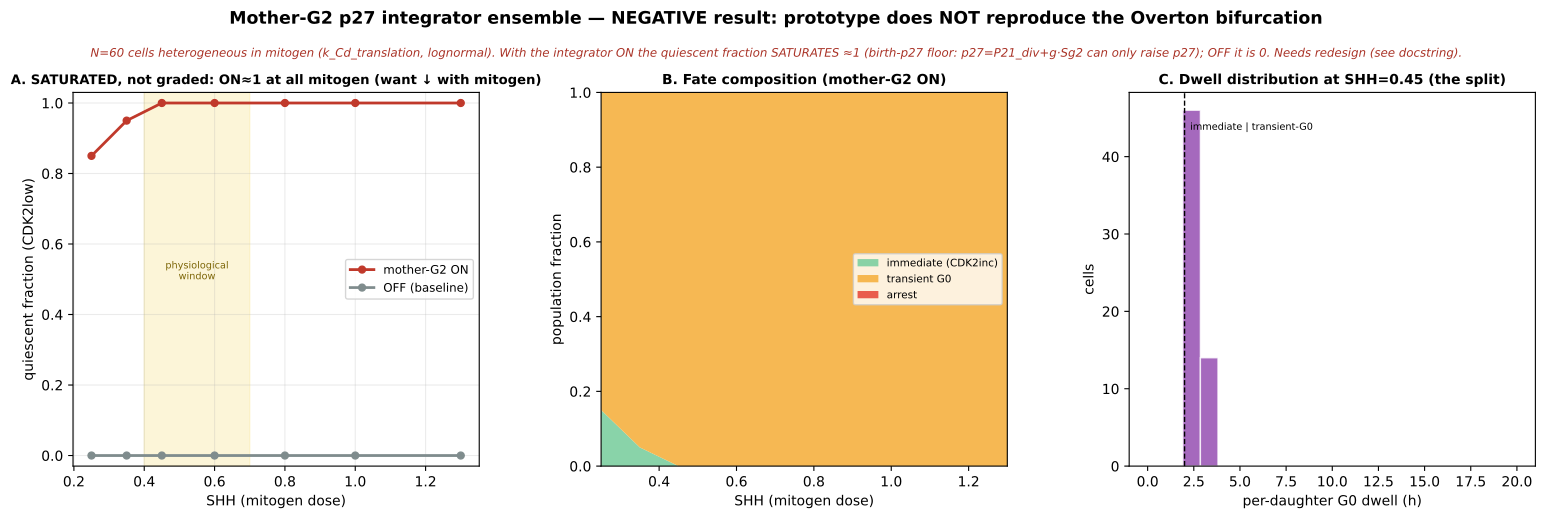

Write the Python code that produced this figure.
"""Figure/DIAGNOSTIC: mother-G2 p27 integrator ensemble across mitogen (two-step base, v44).

RESULT (2026-07-13): this ensemble is a NEGATIVE result -- the prototype does NOT reproduce the Overton
graded->binary bifurcation. With the integrator ON the quiescent fraction saturates near 1.0 (and is
slightly INVERTED with mitogen); OFF it is 0. Two design flaws exposed:
  (1) BIRTH-P27 FLOOR: birth p27 = P21_div + g_moth*Sg2 can only RAISE p27 above the P21_div=0.6 floor,
      so high-mitogen cells can never drop into the immediate/CDK2inc basin -> no low-quiescent tail.
  (2) FREQUENCY CONFOUND: Sg2 integrates over G2 and is confounded by cycle frequency (fast cycling ->
      more G2 events), competing with the mitogen-deficit signal.
FIX (for a future session): birth p27 should be SET by (not added to) a low-pass mitogen tracker with a
LOW floor (so high mitogen -> immediate, low mitogen -> quiescent), and Sg2 made a level-tracker
(dSg2/dt = k*(deficit - Sg2)) rather than a reset integral. Kept as the diagnostic + ensemble scaffold.


Exploratory. Builds on the TWO-STEP Rb base (CyclinD1/p27-ratio commitment), where the inherited birth
p27 is the fate-setter -- the mother-G2 integrator is directionally correct there (low mother-G2 mitogen
-> arrest/quiescent; high -> immediate), unlike on the single-step model where the daughter's own CyclinD1
dominates. An ENSEMBLE of cells heterogeneous in mitogen response (k_Cd_translation, lognormal) is swept
across mitogen (SHH); at each level the population splits into cycling (CDK2inc/immediate) vs quiescent
(CDK2low/transient-G0 + arrest). Spencer/Overton: physiological mitogen sits INSIDE the bistable window.

Run: ./venv/bin/python simulations/fig_v44_mother_g2_ensemble.py [--workers N]
"""
import os, sys, multiprocessing as mp
import numpy as np
import matplotlib
matplotlib.use("Agg")
import matplotlib.pyplot as plt
from matplotlib.gridspec import GridSpec
sys.path.insert(0, os.path.dirname(os.path.dirname(os.path.abspath(__file__))))
from src.build_model_v44_heldt import build_model_v44

KTL0 = 0.801
MG2 = dict(k_sg2=0.008, g_moth=3.0, K_mit_g2=1.5)   # mother-G2 calibration (right direction on two-step)
N_CELLS = 60
SHH_SWEEP = np.array([0.25, 0.35, 0.45, 0.6, 0.8, 1.0, 1.3])
T_END, N_PTS, SETTLE, DWELL_CUT = 14000, 28000, 5000, 2.0

_RR_ON = _RR_OFF = None
def _init(_):
    global _RR_ON, _RR_OFF
    import tellurium as te
    _RR_ON = te.loada(build_model_v44(with_two_step_rb=True, with_mother_g2=True))
    _RR_OFF = te.loada(build_model_v44(with_two_step_rb=True, with_mother_g2=False))
    for r in (_RR_ON, _RR_OFF):
        r.integrator.setValue('absolute_tolerance', 1e-8); r.integrator.setValue('relative_tolerance', 1e-6)
        try:
            r.integrator.setValue('maximum_num_steps', 2000000); r.integrator.setValue('maximum_time_step', 20.0)
        except Exception:
            pass

def classify_cell(r, shh, ktl, mother):
    r.reset()
    r['SHH'] = shh; r['k_Cd_translation'] = ktl
    if mother:
        for k, v in MG2.items():
            r[k] = v
    for maxstep in (20.0, 5.0, 2.0):
        try:
            r.integrator.setValue('maximum_time_step', maxstep)
            d = r.simulate(0, T_END, N_PTS, selections=['time', 'P21', 'Dna']); break
        except Exception:
            d = None
    if d is None:
        return 'fail', np.nan
    t = d['time']; dt = t[1] - t[0]; Dna = d['Dna']
    div = np.where((Dna[:-1] > 0.5) & (Dna[1:] < 0.1))[0] + 1
    div = div[t[div] >= SETTLE]
    if len(div) < 2:
        return 'arrest', np.nan
    dws = []
    for i, b in enumerate(div[:-1]):
        below = np.where(d['P21'][b:div[i + 1]] < 0.1)[0]
        dws.append((below[0] * dt / 60.0) if len(below) else (div[i + 1] - b) * dt / 60.0)
    dw = float(np.mean(dws))
    return ('immediate' if dw < DWELL_CUT else 'transient_G0'), dw

def work(task):
    ish, icell, shh, ktl, mother = task
    r = _RR_ON if mother else _RR_OFF
    cls, dw = classify_cell(r, shh, ktl, mother)
    return (ish, icell, mother, cls, dw)


def main():
    workers = 8
    for a in sys.argv:
        if a.startswith('--workers='):
            workers = int(a.split('=')[1])
    rng = np.random.default_rng(20260713)
    KTL = KTL0 * np.exp(rng.normal(0, 0.4, N_CELLS))   # heterogeneous mitogen response
    tasks = []
    for ish, shh in enumerate(SHH_SWEEP):
        for icell, ktl in enumerate(KTL):
            for mother in (True, False):
                tasks.append((ish, icell, float(shh), float(ktl), mother))
    print(f'running {len(tasks)} single-cell sims on {workers} workers ...', flush=True)
    with mp.get_context('spawn').Pool(workers, initializer=_init, initargs=(None,)) as pool:
        res = pool.map(work, tasks, chunksize=6)
    # tally
    fates = {True: {i: [] for i in range(len(SHH_SWEEP))}, False: {i: [] for i in range(len(SHH_SWEEP))}}
    dwell = {True: {i: [] for i in range(len(SHH_SWEEP))}, False: {i: [] for i in range(len(SHH_SWEEP))}}
    for ish, icell, mother, cls, dw in res:
        fates[mother][ish].append(cls)
        if not np.isnan(dw):
            dwell[mother][ish].append(dw)
    plot(fates, dwell, KTL)


def _frac(cls_list, kinds):
    n = len(cls_list) or 1
    return sum(1 for c in cls_list if c in kinds) / n

def plot(fates, dwell, KTL):
    fig = plt.figure(figsize=(16, 5.5))
    gs = GridSpec(1, 3, figure=fig, wspace=0.3, left=0.06, right=0.975, top=0.82, bottom=0.14)
    fig.suptitle("Mother-G2 p27 integrator ensemble — NEGATIVE result: prototype does NOT reproduce the Overton bifurcation",
                 fontsize=12.5, fontweight="bold", y=0.97)
    fig.text(0.5, 0.885, f"N={N_CELLS} cells heterogeneous in mitogen (k_Cd_translation, lognormal). With the integrator ON the "
             "quiescent fraction SATURATES ≈1 (birth-p27 floor: p27=P21_div+g·Sg2 can only raise p27); OFF it is 0. Needs redesign (see docstring).",
             ha="center", fontsize=8.5, color="#a93226", style="italic")

    # A: quiescent fraction vs mitogen, mother-G2 ON vs OFF
    axA = fig.add_subplot(gs[0, 0])
    for mother, c, lab in [(True, '#c0392b', 'mother-G2 ON'), (False, '#7f8c8d', 'OFF (baseline)')]:
        q = [_frac(fates[mother][i], ('arrest', 'transient_G0')) for i in range(len(SHH_SWEEP))]
        axA.plot(SHH_SWEEP, q, '-o', color=c, lw=2, ms=5, label=lab)
    axA.set_xlabel("SHH (mitogen dose)"); axA.set_ylabel("quiescent fraction (CDK2low)")
    axA.set_ylim(-0.03, 1.03); axA.grid(alpha=0.25); axA.legend(fontsize=8.5)
    axA.set_title("A. SATURATED, not graded: ON≈1 at all mitogen (want ↓ with mitogen)", fontsize=9.5, fontweight='bold')
    axA.axvspan(0.4, 0.7, color='#f9e79f', alpha=0.4); axA.text(0.55, 0.5, 'physiological\nwindow', fontsize=7, ha='center', color='#7d6608')

    # B: stacked fate fractions vs mitogen (mother-G2 ON)
    axB = fig.add_subplot(gs[0, 1])
    imm = [_frac(fates[True][i], ('immediate',)) for i in range(len(SHH_SWEEP))]
    tg0 = [_frac(fates[True][i], ('transient_G0',)) for i in range(len(SHH_SWEEP))]
    arr = [_frac(fates[True][i], ('arrest',)) for i in range(len(SHH_SWEEP))]
    axB.stackplot(SHH_SWEEP, imm, tg0, arr, labels=['immediate (CDK2inc)', 'transient G0', 'arrest'],
                  colors=['#7dcea0', '#f5b041', '#e74c3c'], alpha=0.9)
    axB.set_xlabel("SHH (mitogen dose)"); axB.set_ylabel("population fraction"); axB.set_ylim(0, 1)
    axB.set_xlim(SHH_SWEEP[0], SHH_SWEEP[-1]); axB.legend(fontsize=7.5, loc='center right')
    axB.set_title("B. Fate composition (mother-G2 ON)", fontsize=10, fontweight='bold')

    # C: dwell distribution at an intermediate mitogen (the split)
    axC = fig.add_subplot(gs[0, 2])
    imid = int(np.argmin(np.abs(SHH_SWEEP - 0.5)))
    dw = dwell[True][imid]
    if dw:
        axC.hist(dw, bins=np.linspace(0, max(20, max(dw) + 1), 22), color='#8e44ad', alpha=0.8, edgecolor='w')
    axC.axvline(DWELL_CUT, color='k', ls='--', lw=1); axC.text(DWELL_CUT + 0.3, axC.get_ylim()[1] * 0.9, 'immediate | transient-G0', fontsize=7)
    axC.set_xlabel("per-daughter G0 dwell (h)"); axC.set_ylabel("cells")
    axC.set_title(f"C. Dwell distribution at SHH={SHH_SWEEP[imid]:.2f} (the split)", fontsize=10, fontweight='bold')

    out = os.path.join(os.path.dirname(__file__), "fig_v44_mother_g2_ensemble")
    fig.savefig(out + ".png", dpi=150, bbox_inches="tight"); fig.savefig(out + ".pdf", bbox_inches="tight")
    print("wrote", out + ".png /.pdf")
    for i, shh in enumerate(SHH_SWEEP):
        q = _frac(fates[True][i], ('arrest', 'transient_G0'))
        print(f"  SHH {shh:.2f}: quiescent {q:.2f} (ON) vs {_frac(fates[False][i],('arrest','transient_G0')):.2f} (OFF)")


if __name__ == '__main__':
    main()
